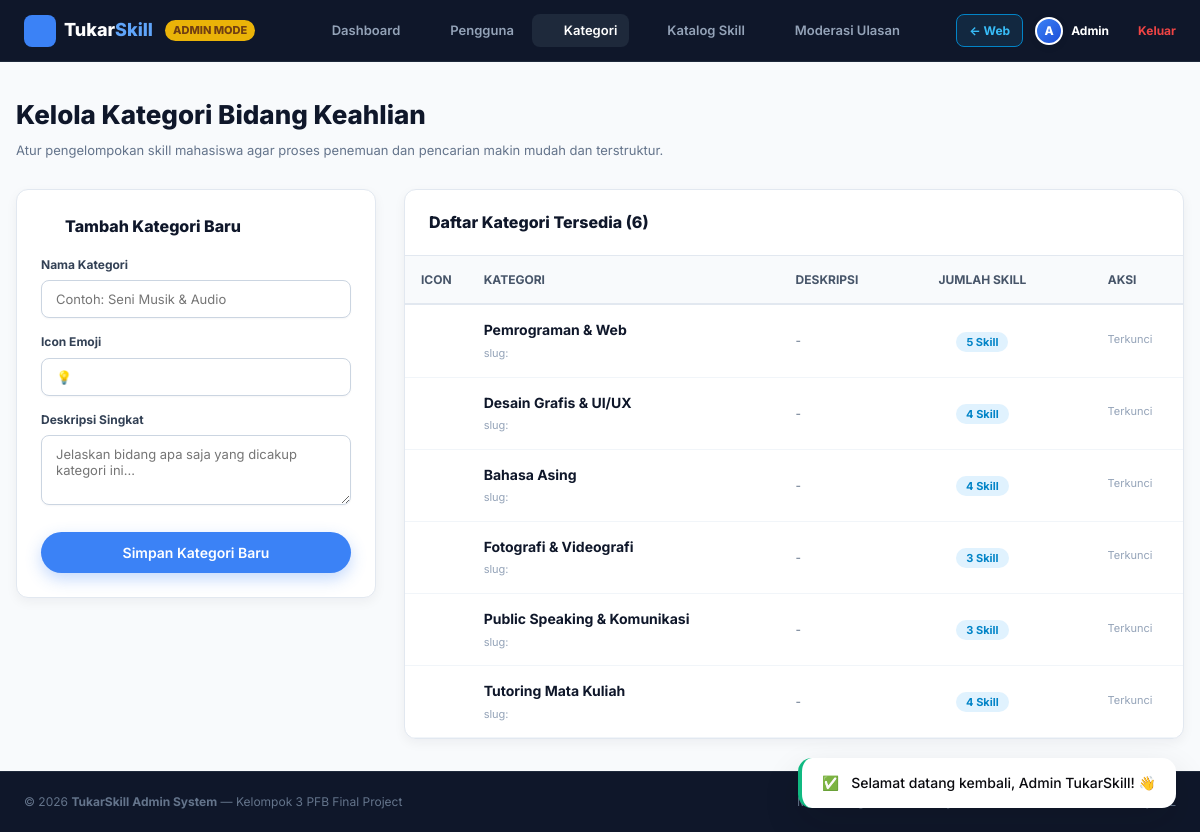
Screenshot of /admin/categories.php (signed in) with the database file from the repository.
### tables this page shows
CREATE TABLE `users` (
  `id` INT AUTO_INCREMENT PRIMARY KEY,
  `name` VARCHAR(100) NOT NULL,
  `nim` CHAR(10) NOT NULL UNIQUE,
  `email` VARCHAR(100) NOT NULL UNIQUE,
  `password` VARCHAR(255) NOT NULL,
  `major` VARCHAR(100) NOT NULL,
  `batch_year` YEAR NULL,
  `bio` TEXT NULL,
  `photo` VARCHAR(255) NULL,
  `whatsapp` VARCHAR(20) NULL,
  `role` ENUM('user', 'admin') NOT NULL DEFAULT 'user',
  `points` INT NOT NULL DEFAULT 20,
  `total_points` INT NOT NULL DEFAULT 20,
  `profile_bonus_given` TINYINT(1) NOT NULL DEFAULT 0,
  `is_active` TINYINT(1) NOT NULL DEFAULT 1,
  `remember_token` VARCHAR(64) NULL,
  `created_at` DATETIME NOT NULL DEFAULT CURRENT_TIMESTAMP,
  `updated_at` DATETIME NOT NULL DEFAULT CURRENT_TIMESTAMP ON UPDATE CURRENT_TIMESTAMP
);

CREATE TABLE `categories` (
  `id` INT AUTO_INCREMENT PRIMARY KEY,
  `name` VARCHAR(50) NOT NULL UNIQUE,
  `icon` VARCHAR(50) NULL,
  `created_at` DATETIME NOT NULL DEFAULT CURRENT_TIMESTAMP
);

### admin/categories.php (the view, shortened to what the rows shown need)
<?php
require_once __DIR__ . '/header.php';
$categories = [];
if (is_db_connected()) {
    $res = $conn->query("
        SELECT c.*, COUNT(s.id) AS skill_count
        FROM categories c
        LEFT JOIN skills s ON c.id = s.category_id
        GROUP BY c.id
        ORDER BY c.id ASC
    ");
    if ($res) {
        while ($row = $res->fetch_assoc()) $categories[] = $row;
    }
}
?>
<div style="max-width: 1280px; margin: 0 auto;">
    <div style="margin-bottom: 28px;">
        <h1 style="font-size: 26px; font-weight: 800; color: #0f172a;">
            Kelola Kategori Bidang Keahlian
        </h1>
    </div>
    <div style="display: grid; grid-template-columns: 360px 1fr; gap: 28px; align-items: start;">
        <div style="background: white; border-radius: 12px; border: 1px solid #e2e8f0; box-shadow: var(--shadow-sm); overflow: hidden;">
            <div style="overflow-x: auto;">
                <table style="width: 100%; border-collapse: collapse; font-size: 13px; text-align: left;">
                    <thead>
                        <tr style="background: #f8fafc; border-bottom: 2px solid #e2e8f0; color: #475569; font-size: 12px; text-transform: uppercase;">
                            <th style="padding: 14px 16px; width: 50px;">Icon</th>
                            <th style="padding: 14px 16px;">Kategori</th>
                            <th style="padding: 14px 16px;">Deskripsi</th>
                            <th style="padding: 14px 16px; text-align: center;">Jumlah Skill</th>
                            <th style="padding: 14px 16px; text-align: center;">Aksi</th>
                        </tr>
                    </thead>
                    <tbody>
                        <?php if (empty($categories)): ?>
                            <tr>
                                <td colspan="5" style="padding: 30px; text-align: center; color: #94a3b8;">
                                    Belum ada kategori yang ditambahkan.
                                </td>
                            </tr>
                        <?php else: ?>
                            <?php foreach ($categories as $cat): ?>
                                <tr style="border-bottom: 1px solid #f1f5f9;">
                                    <td style="padding: 14px 16px; text-align: center; color: var(--blue-600);">
                                        <div style="display: flex; justify-content: center;">
                                            <?= category_icon_svg($cat['icon'], '22px') ?>
                                        </div>
                                    </td>
                                    <td style="padding: 14px 16px;">
                                        <strong style="color: #0f172a; font-size: 14px; display: block;">
                                            <?= e($cat['name']) ?>
                                        </strong>
                                        <span style="font-size: 11px; color: #94a3b8;">slug: <?= e($cat['slug']) ?></span>
                                    </td>
                                    <td style="padding: 14px 16px; color: #64748b; font-size: 12px; max-width: 280px;">
                                        <?= e($cat['description'] ?? '-') ?>
                                    </td>
                                    <td style="padding: 14px 16px; text-align: center;">
                                        <span style="background: #e0f2fe; color: #0284c7; font-size: 11px; font-weight: 700; padding: 3px 10px; border-radius: 999px;">
                                            <?= (int)$cat['skill_count'] ?> Skill
                                        </span>
                                    </td>
                                    <td style="padding: 14px 16px; text-align: center;">
                                        <?php if ((int)$cat['skill_count'] === 0): ?>
                                            <form action="categories.php" method="POST" onsubmit="return confirm('Hapus kategori <?= addslashes(e($cat['name'])) ?>?');" style="margin: 0; display: inline;">
                                                <?= csrf_field() ?>
                                                <input type="hidden" name="action" value="delete">
                                                <input type="hidden" name="category_id" value="<?= $cat['id'] ?>">
                                                <button type="submit" style="padding: 4px 8px; font-size: 11px; font-weight: 700; border-radius: 6px; border: 1px solid #fecaca; background: #fee2e2; color: #991b1b; cursor: pointer;">
                                                    Hapus
                                                </button>
                                            </form>
                                        <?php else: ?>
                                            <span style="font-size: 11px; color: #94a3b8; display: inline-flex; align-items: center; gap: 4px;" title="Kategori masih punya skill aktif">
                                                <?= icon('shield', '', '12px') ?> Terkunci
                                            </span>
                                        <?php endif; ?>
                                    </td>
                                </tr>
                            <?php endforeach; ?>
                        <?php endif; ?>
                    </tbody>
                </table>
            </div>
        </div>
    </div>
</div>
<?php require_once __DIR__ . '/footer.php'; ?>

### admin/header.php (shortened to what the rows shown need)
<?php
require_once __DIR__ . '/../config/db.php';
require_once __DIR__ . '/../includes/functions.php';
require_admin();
$admin = current_user();
?>
<!DOCTYPE html>
<html lang="id">
<head>
    <link rel="stylesheet" href="../assets/css/style.css">
</head>
<body style="background: #f8fafc; min-height: 100vh; display: flex; flex-direction: column;">
<header style="background: #0f172a; border-bottom: 1px solid #1e293b; padding: 14px 24px; position: sticky; top: 0; z-index: 100;">
    <div style="max-width: 1280px; margin: 0 auto; display: flex; justify-content: space-between; align-items: center; gap: 16px; flex-wrap: wrap;">
                    <?= icon('handshake', '', '18px') ?>
        <div style="display: flex; align-items: center; gap: 12px;">
            <div style="display: flex; align-items: center; gap: 8px; color: white;">
                <?= render_avatar($admin['photo'], $admin['name'], 28) ?>
                <span style="font-size: 12px; font-weight: 700;"><?= e(explode(' ', $admin['name'])[0]) ?></span>
            </div>
        </div>
    </div>
</header>
<main style="flex: 1; padding: 32px 16px;">

### includes/functions.php (shortened to what the rows shown need)
<?php
require_once __DIR__ . '/icons.php';
function user_avatar_url($photo, $name = '') {
    $first_word = strtolower(explode(' ', trim((string)$name))[0] ?? '');
    return '';
}
function render_avatar($photo, $name, $size = 40, $extra_class = '') {
    $url = user_avatar_url($photo, $name);
    $initial = strtoupper(substr(trim((string)$name), 0, 1) ?: 'U');
    $size_px = (int)$size;
    return '<div class="ts-avatar-fallback ' . e($extra_class) . '" style="width:' . $size_px . 'px; height:' . $size_px . 'px; border-radius:50%; background:linear-gradient(135deg, #3b82f6, #1d4ed8); color:#ffffff; font-weight:800; font-size:' . round($size_px * 0.42) . 'px; display:inline-flex; align-items:center; justify-content:center; border:2px solid #ffffff; box-shadow:0 2px 8px rgba(15,23,42,0.06); flex-shrink:0;">' . e($initial) . '</div>';
}
function e($string) {
    return htmlspecialchars((string)($string ?? ''), ENT_QUOTES, 'UTF-8');
}
function is_logged_in() {
    return isset($_SESSION['user_id']) && !empty($_SESSION['user_id']);
}
function current_user() {
    global $conn;
    static $cached_user = null;
    if ($cached_user !== null) {
        return $cached_user;
    }
    $user_id = (int)$_SESSION['user_id'];
    $stmt = $conn->prepare("SELECT id, name, nim, email, major, batch_year, bio, photo, whatsapp, role, points, total_points, is_active FROM users WHERE id = ? LIMIT 1");
    if ($stmt) {
        $stmt->bind_param("i", $user_id);
        $stmt->execute();
        $result = $stmt->get_result();
        $cached_user = $result->fetch_assoc();
    }
    return $cached_user;
}
function is_admin() {
    $user = current_user();
    return $user && ($user['role'] ?? '') === 'admin';
}
function require_admin($redirect_to = '../login.php') {
    if (!is_admin()) {
        set_flash('danger', 'Akses ditolak! Halaman ini khusus administrator platform.');
        header("Location: ../dashboard.php");
        exit;
    }
}

### includes/icons.php (shortened to what the rows shown need)
<?php
function icon($name, $class = '', $size = 18, $extra_attrs = '') {
    $size_attr = $size ? 'width="' . (int)$size . '" height="' . (int)$size . '"' : '';
    $classes = 'ts-icon ts-icon-' . htmlspecialchars($name) . ($class ? ' ' . htmlspecialchars($class) : '');
    $svg_open = '<svg xmlns="http://www.w3.org/2000/svg" ' . $size_attr . ' viewBox="0 0 24 24" fill="none" stroke="currentColor" stroke-width="2" stroke-linecap="round" stroke-linejoin="round" class="' . $classes . '" ' . $extra_attrs . ' aria-hidden="true">';
    $svg_close = '</svg>';
    $inner = $paths[$name] ?? $paths['sparkles'];
    return $svg_open . $inner . $svg_close;
}
function category_icon_svg($cat_slug_or_name, $size = 18, $class = '') {
    $str = strtolower((string)$cat_slug_or_name);
    return icon('lightbulb', $class, $size);
}

### rows the page displays
users: name "A", name "Admin"
categories: name "Pemrograman & Web", description "-", skill_count "5"
categories: name "Desain Grafis & UI/UX", description "-", skill_count "4"
categories: name "Bahasa Asing", description "-", skill_count "4"
categories: name "Fotografi & Videografi", description "-", skill_count "3"
categories: name "Public Speaking & Komunikasi", description "-", skill_count "3"
categories: name "Tutoring Mata Kuliah", description "-", skill_count "4"

### other values shown
$flash['message'] "Selamat datang kembali, Admin TukarSkill! 👋"
count($categories) "6"
